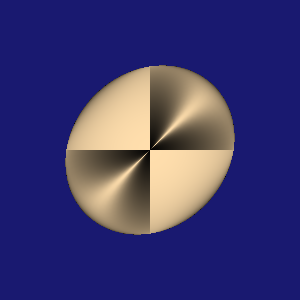

Source code (Python):
#!/usr/bin/env python

# Render a single vtkParametricRoman surface, centered and
# normalized to fit the viewport.

# Factory overrides: importing these modules registers the OpenGL rendering
# and interaction style implementations for vtkRenderingCore factory classes.
import vtkmodules.vtkInteractionStyle  # noqa: F401
import vtkmodules.vtkRenderingOpenGL2  # noqa: F401
# VTK pipeline classes used in this example
from vtkmodules.vtkCommonComputationalGeometry import vtkParametricRoman
from vtkmodules.vtkFiltersSources import vtkParametricFunctionSource
from vtkmodules.vtkRenderingCore import (
    vtkActor,
    vtkPolyDataMapper,
    vtkRenderWindow,
    vtkRenderWindowInteractor,
    vtkRenderer,
)

# Colors (normalized RGB)
navajo_white_rgb = (1.0, 0.871, 0.678)
midnight_blue_rgb = (0.098, 0.098, 0.439)

# Parametric function: define the Steiner Roman surface
parametric_fn = vtkParametricRoman()

# Source: sample the parametric function to produce polygonal output
source = vtkParametricFunctionSource()
source.SetParametricFunction(parametric_fn)
source.SetUResolution(51)
source.SetVResolution(51)
source.SetWResolution(51)
source.Update()

# Normalize: scale and center the surface to fit the viewport
bounds = source.GetOutput().GetBounds()
max_dim = max(bounds[1] - bounds[0], bounds[3] - bounds[2], bounds[5] - bounds[4])
scale = 3.0 / max_dim if max_dim > 0 else 1.0
cx = (bounds[0] + bounds[1]) / 2.0
cy = (bounds[2] + bounds[3]) / 2.0
cz = (bounds[4] + bounds[5]) / 2.0

# Mapper: map polygon data to graphics primitives
mapper = vtkPolyDataMapper()
mapper.SetInputConnection(source.GetOutputPort())
# Actor: position and scale the mapped geometry
actor = vtkActor()
actor.SetMapper(mapper)
actor.GetProperty().SetColor(navajo_white_rgb)
actor.SetScale(scale, scale, scale)
actor.SetPosition(-cx * scale, -cy * scale, -cz * scale)

# Renderer: assemble the scene and configure the camera
renderer = vtkRenderer()
renderer.AddActor(actor)
renderer.SetBackground(midnight_blue_rgb)

# Window
render_window = vtkRenderWindow()
render_window.AddRenderer(renderer)
render_window.SetWindowName("parametric object roman")
render_window.SetMultiSamples(0)
render_window.SetSize(300, 300)

# Interactor
render_window_interactor = vtkRenderWindowInteractor()
render_window_interactor.SetRenderWindow(render_window)

# Scene: configure the camera
renderer.ResetCamera()

render_window_interactor.Initialize()
render_window_interactor.Start()
